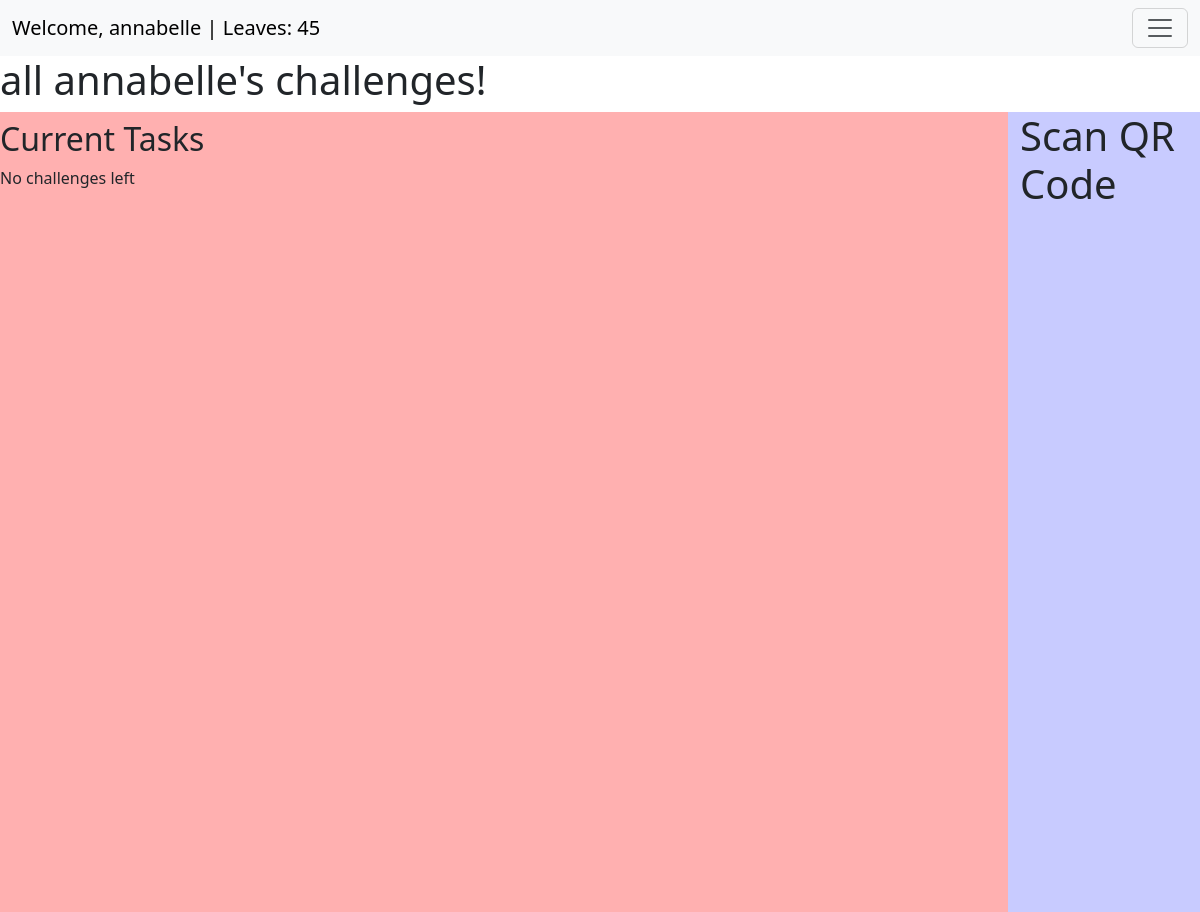
The app's page /allchallenges (signed in), older data.
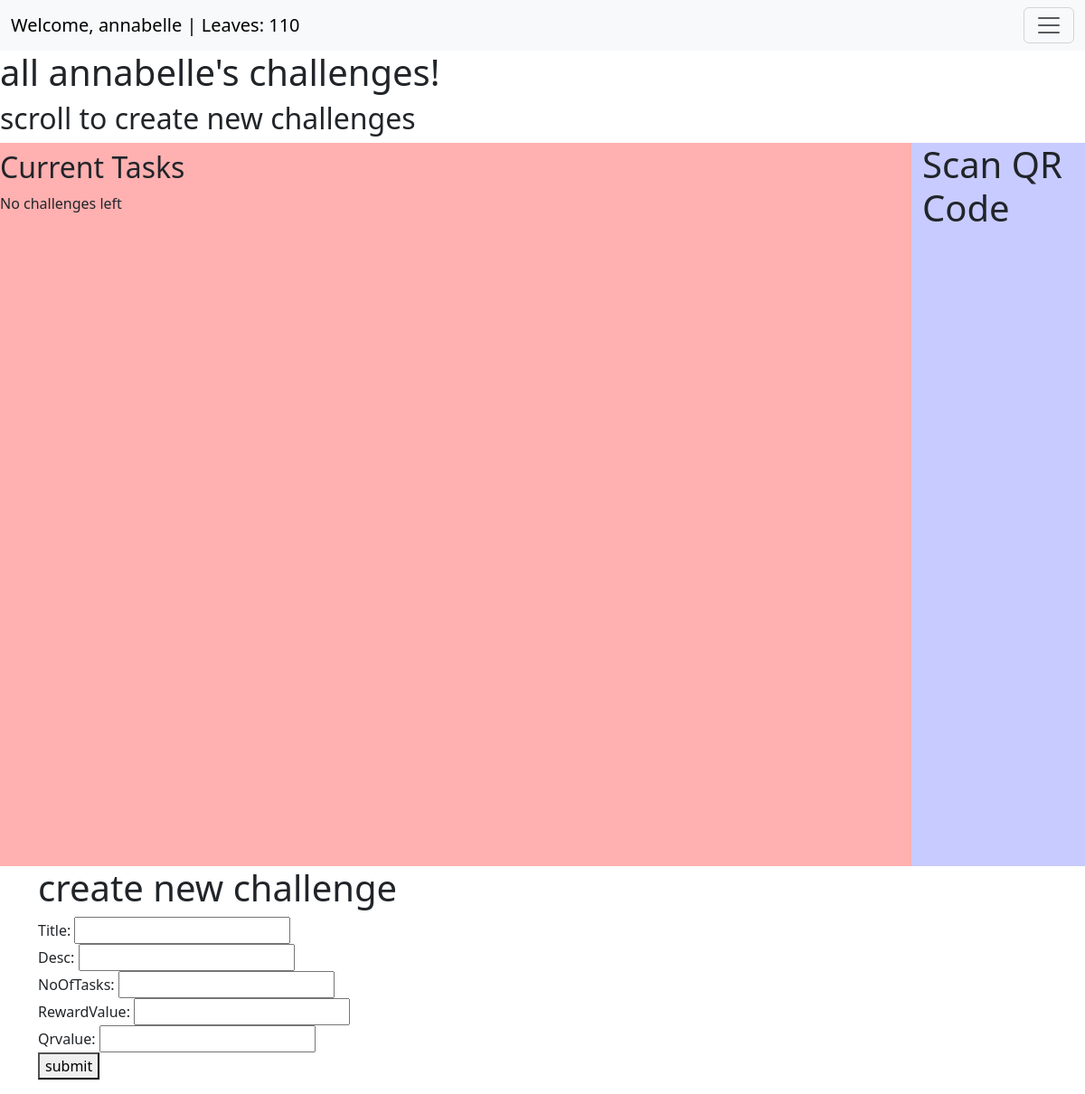
The same page, newer data.
### user_management/models.py (models this page shows, shortened)
class CustomUser(AbstractUser):
    email = models.EmailField(null=True, blank=True) # Allows no email, potentially remove in sprint 2
    friends = models.ManyToManyField("self", symmetrical=True, blank=True)
    owned_plants = models.ManyToManyField("garden.Plant", related_name="owners")
    objects = CustomUserManager()

class UserStats(models.Model):
    user = models.OneToOneField(CustomUser, on_delete=models.CASCADE, related_name="stats")
    leaves = models.IntegerField(default=0)
    points = models.IntegerField(default=0)
    class Meta:
        verbose_name = "User Stats"
        verbose_name_plural = "User Stats"

### main/views.py (the view)
# urls.py: path("allchallenges", views.mychallenges, name="allchallenges"),
def mychallenges(request):
    user_challenge = ChallengeParticipants.objects.filter(username=request.user,status="incomplete")
    is_gamekeeper = request.user.groups.filter(name="Game Keepers").exists()
    challenge_in_progress = [
        {
            "title": challenge_participant.challengeId.title,
            "desc": challenge_participant.challengeId.desc,
            "rewardValue": challenge_participant.challengeId.rewardValue,
            "progress": challenge_participant.progress,
            "noOfTasks":challenge_participant.challengeId.noOfTasks,
            "status": challenge_participant.status,
            "id": challenge_participant.challengeId.challengeId,
        }
        for challenge_participant in user_challenge
    ]
    return render(request, 'allchallenges.html', {
        'form':challengeForm(),
        'challenge_list': challenge_in_progress, 'is_gamekeeper': is_gamekeeper})

### main/models.py
class challengeForm(ModelForm):
    class Meta:
        model = Challenge
        fields = ['title', 'desc','noOfTasks','rewardValue','qrvalue']

### main/templates/allchallenges.html (shortened to what this page needs)
{% extends 'base.html' %}
{% load auth_extras %}
{% block content %}
{% if user.is_authenticated %}
    <h1> all {{ user.username }}'s challenges!</h1>
{% else %}
    <h1>you are not logged on</h1>
{% endif %}
{% if is_gamekeeper %}
    <h2> scroll to create new challenges</h2>
{% endif %}
<div class="row h-100">
    <div class="col-10" style="background-color: rgb(255, 176, 176)">
        <h2 class="mt-2">Current Tasks</h2>
        <ul class="list-group">
            {% for item in challenge_list %}
            <li class="list-group-item">
                <div >
                        {{ item.id }}, {{ item.title }} - {{ item.desc }} - has {{ item.progress }}/{{ item.noOfTasks }}, you will get {{ item.rewardValue }}
                    </label>
                    <button class="remove-button btn btn-primary mt-1" qr= "{{item.qrvalue}}" progress="{{ item.progress }}" data-tasks="{{ item.noOfTasks }}" data-id="{{ item.id }}" data-points="{{ item.rewardValue }}">complete</button>
                </div>
            </li>
            {% empty %}
            <p>No challenges left</p>
            {% endfor %}
        </ul>
    </div>
    <div class="col-2" style="background-color: rgb(200, 203, 255);">
        <h1>Scan QR Code</h1>
    </div>
</div>
{% if is_gamekeeper %}
<div class="container">
<h1> create new challenge</h1>
<form action="addChallenge" method="POST">
    {{ form }}
    <button type="submit" class="submit">submit</button>
</form>
</div>
{% endif %}
{% endblock %}

### main/templates/base.html (shortened to what this page needs)
<html lang="en">
<head>
    <link href="https://cdn.jsdelivr.net/npm/bootstrap@5.3.3/dist/css/bootstrap.min.css" rel="stylesheet">
</head>
<body>
<nav class="navbar navbar-light bg-light">
    <div class="container-fluid">
        <a class="navbar-brand me-auto" href="#">
            {% if user.is_authenticated %}
                Welcome, {{ user.username }} | Leaves: {{ user.stats.leaves }}
            {% else %}
                Guest
            {% endif %}
        </a>
        <button class="navbar-toggler" type="button" data-bs-toggle="collapse" data-bs-target="#navbarSupportedContent"
            aria-controls="navbarSupportedContent" aria-expanded="false" aria-label="Toggle navigation">
            <span class="navbar-toggler-icon"></span>
        </button>
    </div>
</nav>
{% block content %}
{% endblock %}
</body>
</html>

Row changes from the older to the newer data that the page shows:
changed CustomUser "annabelle": stats.leaves "45" → "110"
Text that changed along with them:
text now shown: "scroll to create new challenges create new challenge Title: Desc: NoOfTasks: RewardValue: Qrvalue: submit"
